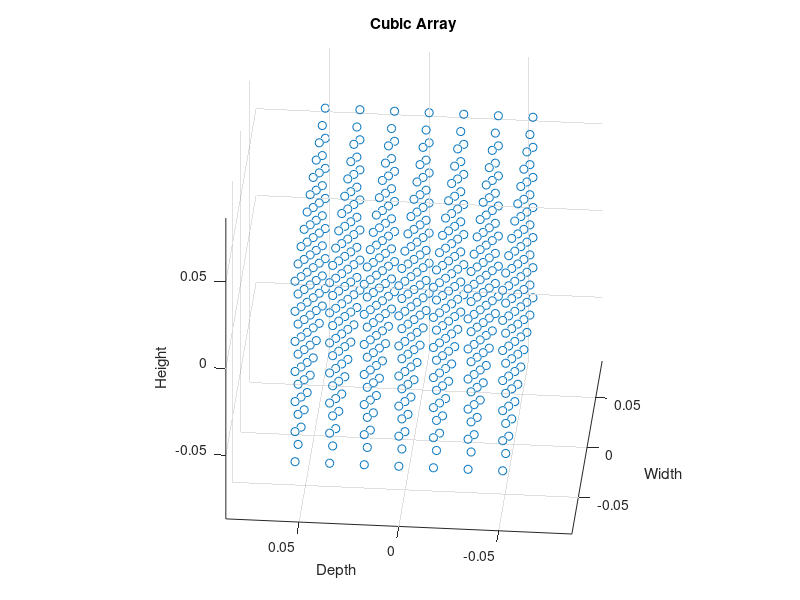

This figure's MATLAB source: (Note: this script raises an error after producing the figure.)
%% Generate and Evaluate Cubic and Coprime Arrays
addpath('../../')
clearvars
c = 3e8;
opt.freq = 4.4928e9; opt.freq = 6489.6e6;
opt.lambda = c./opt.freq;

% Generate Cubic Array
ant_sep = opt.lambda *3/8;
dimensions = [0.165,0.090,0.070]; % width height x depth in meters of Oculus Quest 2
n = floor(dimensions./ant_sep);
n = [11, 7, 7];
x = ant_sep*[0:n(1)-1];
y = ant_sep*[0:n(2)-1];
z = ant_sep*[0:n(3)-1];
[X,Y,Z] = meshgrid(x,y,z);
x1 = [X(:),Y(:),Z(:)];
x1 = x1 - mean(x1);
figure(1)
scatter3(x1(:,1),x1(:,3),x1(:,2))
title('Cubic Array'); view(-85,30);
axis equal; xlabel('Width'); ylabel('Depth'); zlabel('Height');
S1 = gen_auto_corr_steering(deg2rad(-180:5:180), deg2rad(-90:5:90), opt, x1.');

% Generate Coprime Array
% Closest Coprime array is slightly larger than the above, needing antenna
% size [10, 6, 6]
n = [10, 6, 6];
M = [2,5]; N = [2,3]; J = [2,3];
Mv{1} = (0:M(1))*ant_sep*M(2); Mv{2}=(0:M(2))*ant_sep*M(1);
Nv{1} = (0:N(1))*ant_sep*N(2); Nv{2}=(0:N(2))*ant_sep*N(1);
Jv{1} = (0:J(1))*ant_sep*J(2); Jv{2}=(0:J(2))*ant_sep*J(1);
[X,Y,Z] = meshgrid(Mv{1},Nv{1},Jv{1});
x2 = [X(:),Y(:),Z(:)];
[X,Y,Z] = meshgrid(Mv{2},Nv{2},Jv{2});
x2 = [x2;X(:),Y(:),Z(:)];
x2 = unique(x2,'rows');
x2 = x2-mean(x2);
figure(2)
subplot(2,2,1)
scatter3(x2(:,1),x2(:,3),x2(:,2))
title('Coprime Array Top'); view(0,90);
axis equal; xlabel('Width'); ylabel('Depth'); zlabel('Height');
subplot(2,2,2)
scatter3(x2(:,1),x2(:,3),x2(:,2))
title('Coprime Array Front'); view(0,0);
axis equal; xlabel('Width'); ylabel('Depth'); zlabel('Height');
subplot(2,2,3)
scatter3(x2(:,1),x2(:,3),x2(:,2))
title('Coprime Array Iso'); view(45,45);
axis equal; xlabel('Width'); ylabel('Depth'); zlabel('Height');
subplot(2,2,4)
scatter3(x2(:,1),x2(:,3),x2(:,2))
title('Coprime Array Side'); view(90,0);
axis equal; xlabel('Width'); ylabel('Depth'); zlabel('Height');
S2 = gen_auto_corr_steering(deg2rad(-180:5:180), deg2rad(-90:5:90), opt, x2.');

% Autocorrelations of each
figure(3)
subplot(2,2,1)
imagesc(abs(S1))
title('Cubic Autocorrelation: 539 Antennas')
axis tight equal

subplot(2,2,2)
imagesc(abs(S2))
title('Coprime Autocorrelation: 115 Antennas')
axis tight equal
subplot(2,1,2)
imagesc(S2-S1)
title('Difference Heatmap: Coprime-Correlation')
axis tight equal
colorbar


